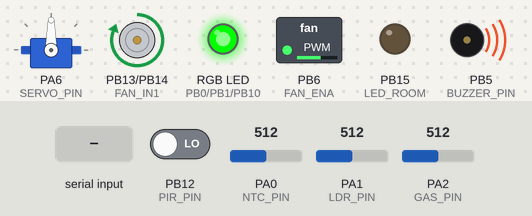
Bench run of a sketch on a simulated STM32 Blue Pill. On the bench: servo, motor-driver pin pairs drawn as motors (green arrow = first pin HIGH = forward, orange = second pin HIGH = backward, longer = more drive), switched loads named in the sketch (green lamp = pin HIGH), an RGB LED mixed from three pins (HIGH = lit), output pins drawn as LEDs (lit = HIGH), buzzer (waves = sounding, pin HIGH). Inputs (shaded band) come from the test bench; at power-on: PA0 (NTC_PIN) = 512, PA1 (LDR_PIN) = 512, PA2 (GAS_PIN) = 512, PB12 (PIR_PIN) LOW (analog values on the 0–1023 scale).

Above: at 2.2 s.
2.3 s: "CRY_DETECTED\n" received over the second serial link
At 2.5 s:
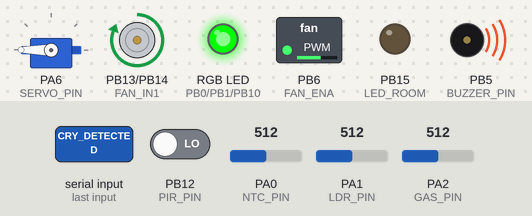
5.3 s: PA0 (NTC_PIN) set to 504
At 5.7 s:
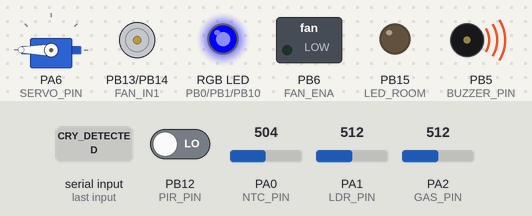
8.3 s: PA1 (LDR_PIN) set to 484
At 8.9 s:
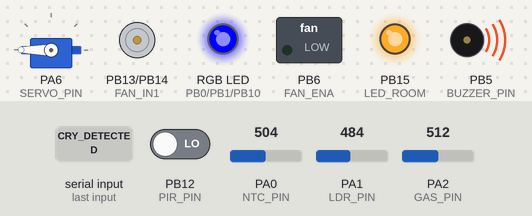
11.3 s: "CRY_ENDED\n" received over the second serial link
At 12.2 s:
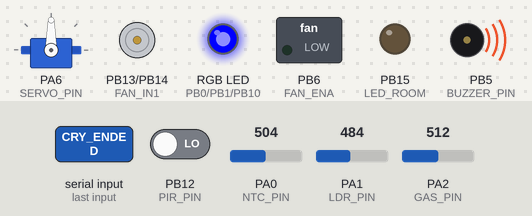
13.0 s: PA2 (GAS_PIN) set to 183
14.5 s: PA2 (GAS_PIN) set to 159
At 15.7 s:
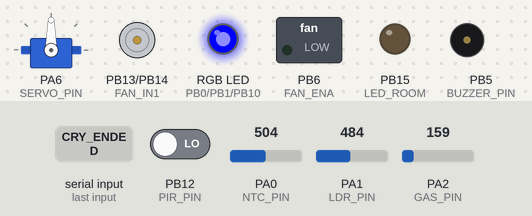
Timing chart, 0 to 17.0 s (numbered marks = the images above; inputs shaded):
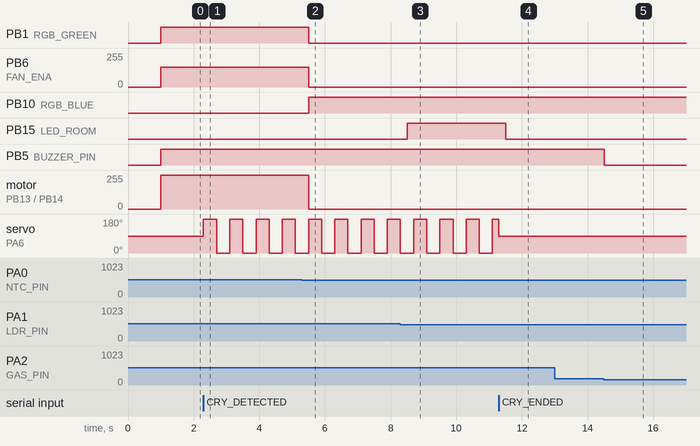

The sketch:

stm_project.ino
```cpp
#include <Servo.h>
#include <math.h>

#define NTC_PIN PA0
#define LDR_PIN PA1
#define GAS_PIN PA2

#define SERVO_PIN PA6
#define FAN_ENA PB6
#define FAN_IN1 PB13
#define FAN_IN2 PB14

#define RGB_RED PB0
#define RGB_GREEN PB1
#define RGB_BLUE PB10
#define BUZZER_PIN PB5
#define PIR_PIN PB12
#define LED_ROOM PB15


const float R_BALANCE = 10000.0;
const float BETA = 3950.0;
const float ROOM_TEMP_K = 298.15;
const float R_ROOM_TEMP = 10000.0;

const int GAS_THRESHOLD = 700;
const int LDR_THRESHOLD = 2000;

const int MOTION_WINDOW_MS = 8000;
const int MOTION_THRESHOLD = 4;

Servo elServo;

bool cryDetected = false;
bool babyAwake = false;
int servoPos = 0;

unsigned long lastMove = 0;
unsigned long lastSystemReport = 0;

unsigned long motionTimestamps[10];
int motionCount = 0;


float getTemperatureC();
void setFanSpeed(int pwmValue);
void setRGBColor(bool red, bool green, bool blue);

void setup() {
  Serial1.begin(9600);

  pinMode(NTC_PIN ,INPUT_ANALOG);
  pinMode(LDR_PIN ,INPUT_ANALOG);
  pinMode(GAS_PIN ,INPUT_ANALOG);
  pinMode(PIR_PIN ,INPUT_PULLDOWN);
  pinMode(RGB_RED ,OUTPUT);
  pinMode(RGB_GREEN ,OUTPUT);
  pinMode(RGB_BLUE ,OUTPUT);
  pinMode(LED_ROOM ,OUTPUT);
  pinMode(BUZZER_PIN ,OUTPUT);
  pinMode(FAN_ENA ,OUTPUT);
  pinMode(FAN_IN1 ,OUTPUT);
  pinMode(FAN_IN2 ,OUTPUT);

  analogReadResolution(12); //0-4095
  analogWriteResolution(8); //0-255

  elServo.attach(SERVO_PIN);
  elServo.write(90);

  delay(1000);
}

void loop() {
  unsigned long now = millis();

  //recive from python
  if (Serial1.available()> 0) {
    String cmd = Serial1.readStringUntil('\n');
    cmd.trim();

    if (cmd == "CRY_DETECTED") {
      cryDetected = true;
    }
    else if (cmd == "CRY_ENDED") {
      cryDetected = false;
    }
    else if (cmd == "BUZZER_ON") {
      digitalWrite(BUZZER_PIN, HIGH);
    }
    else if (cmd == "BUZZER_OFF") {
      digitalWrite(BUZZER_PIN, LOW);
    }
  }

  //servo rocking
  if (cryDetected) {
    if (now - lastMove >= 400) {
      lastMove = now;
      if (servoPos == 0) {
        servoPos = 180;
      } else {
        servoPos = 0;
      }
      elServo.write(servoPos);
    }
  } else {
    elServo.write(90);
  }

  //pir
  if (digitalRead(PIR_PIN) == HIGH) {
    if (motionCount == 0 || (now - motionTimestamps[motionCount - 1] > 600)) {
      if (motionCount < 10) {
        motionTimestamps[motionCount] = now;
        motionCount++;
      }
    }
  }

  int validMotions = 0;
  for (int i = 0; i < motionCount; i++) {
    if (now - motionTimestamps[i] <= MOTION_WINDOW_MS) {
      motionTimestamps[validMotions] = motionTimestamps[i];
      validMotions++;
    }
  }
  motionCount = validMotions;

  babyAwake = (motionCount >= MOTION_THRESHOLD);

  //sensors
  if (now - lastSystemReport >= 500) {
    lastSystemReport = now;

    //temp
    float tempC = getTemperatureC();
    int fanPwm = 0;

    if (tempC < 25.0) {
      setRGBColor(false, false, true);
      fanPwm = 0;
    } else if (tempC <= 30.0) {
      setRGBColor(false, true, false);
      fanPwm = 150;
    } else {
      setRGBColor(true, false, false);
      fanPwm = 255;
    }
    setFanSpeed(fanPwm);

    //room led
    int rawLDR = analogRead(LDR_PIN);
    bool isDark = (rawLDR < LDR_THRESHOLD);
    bool TurnLight = isDark && (babyAwake || cryDetected);
    digitalWrite(LED_ROOM, TurnLight ? HIGH : LOW); ///imp

    //gas sesnor
    int rawGas = analogRead(GAS_PIN);
    bool gasDetected = (rawGas > GAS_THRESHOLD);

    if (gasDetected) {
      digitalWrite(BUZZER_PIN, HIGH);
    } else if (!cryDetected) {
      digitalWrite(BUZZER_PIN, LOW);
    }

    //send data to python
    Serial1.print("DATA:TEMP=");
    Serial1.print(tempC, 1);
    Serial1.print(",GAS=");

    if (gasDetected) {
        Serial1.print("ALERT!");
    } else {
        Serial1.print("Safe");
    }
    Serial1.print(",MOTIONS=");

    if (babyAwake) {
        Serial1.print("Awake");
    } else {
        Serial1.print("Sleeping");
    }

    Serial1.print(",LIGHT=");

    if (isDark) {
        Serial1.println("DARK");
    } else {
        Serial1.println("LIGHT");
    }
      }
    }


float getTemperatureC() {
  int rawNTC = analogRead(NTC_PIN);
  if (rawNTC <= 0) rawNTC = 1;
  if (rawNTC >= 4095) rawNTC = 4094;
  float rNtc = R_BALANCE * ((4095.0 / (float)rawNTC) - 1.0);
  float tempK = 1.0 / ((1.0 / ROOM_TEMP_K) + (1.0 / BETA) * log(rNtc / R_ROOM_TEMP));
  return tempK - 273.15;
}

void setFanSpeed(int pwmValue) {
  if (pwmValue > 0) {
    digitalWrite(FAN_IN1, HIGH);
    digitalWrite(FAN_IN2, LOW);
    analogWrite(FAN_ENA, pwmValue);
  } else {
    digitalWrite(FAN_IN1, LOW);
    digitalWrite(FAN_IN2, LOW);
    analogWrite(FAN_ENA, 0);
  }
}

void setRGBColor(bool red, bool green, bool blue) {
  digitalWrite(RGB_RED, red);
  digitalWrite(RGB_GREEN, green);
  digitalWrite(RGB_BLUE, blue);
}
```

Measured:
- the behaviour switches between 512 and 511 on PA0 (NTC_PIN) (found by bisection; images 1 and 2)
- the behaviour switches between 500 and 499 on PA1 (LDR_PIN) (found by bisection; images 2 and 3)
- the behaviour switches between 176 and 175 on PA2 (GAS_PIN) (found by bisection; images 4 and 5)
- after the input at 2.3 s, servo on PA6 (SERVO_PIN): alternates 180° for 0.40 s and 0° for 0.40 s, starting at once
- after the input at 5.3 s, PB1 (RGB_GREEN): HIGH → LOW after 0.20 s; PB6 (FAN_ENA): 150/255 → 0/255 after 0.20 s; PB10 (RGB_BLUE): LOW → HIGH after 0.20 s; motor on PB13 (FAN_IN1) / PB14 (FAN_IN2): forward 255/255 → stopped after 0.20 s
- after the input at 8.3 s, PB15 (LED_ROOM): LOW → HIGH after 0.21 s
- after the input at 11.3 s, PB15 (LED_ROOM): HIGH → LOW after 0.21 s
- after the input at 13.0 s, every drawn part: stays the same
- after the input at 14.5 s, PB5 (BUZZER_PIN): HIGH → LOW at once
